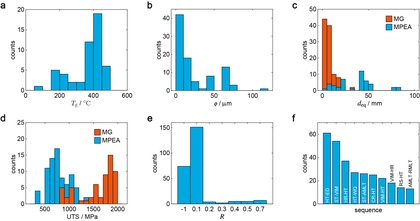
%> input picture FatigueData-CMA2022/figure processing/example/segment.jpg, 420 x 221 px, shrunk from 2196 x 1154 before the run
$ octave figure_segment.m   (GNU Octave 9; MATLAB toolbox functions it lacks are replaced by stand-ins)
%> lines starting %> are read from the running program, lines starting %| are printed output that depends on the picture; in (x1, y1, x2, y2) boxes, pixels count from 0 and x2, y2 are one past the last pixel; in counts of white or black regions, pixels touching at a corner belong together; the program's own positions count from 1
clear;
% %------------------------------------------------------------- % %
% % INPUT                                                        % %
% %------------------------------------------------------------- % %
figpath='.\example\';                % the path of the figure, '.\' is the current path.
figname='segment.jpg';       % the name of the figure.
outpath='.\';                % the output path for storing segmented figures, '.\' is the current path.
thre_bw=0.9;                 % the threshold to tranform grayscale figure to black and white figure.
thre_panel=0.04;             % the threshold of relative size to regard the figure object as a figure panel..
thre_axis=0.7;               % the threshold to detect the axis.
% %------------------------------------------------------------- % %

flag=0;
rgb=imread([figpath,figname]);     % read the rgb figure
%> rgb is the input picture: size 221x420x3 uint8; mean R, G, B 224.4, 235.8, 239.4
tmp=findstr(figname,'.');
name=figname(1:tmp(end)-1);          % strip the file extension
try
    [core_box,extend_box]=process_figure(rgb,thre_bw,thre_panel,thre_axis);
    flag=1;
catch
    disp(['ERROR for ',figname])
end

imshow(rgb)
hold on
if flag
    for i=1:size(extend_box,1)
        plotbox(extend_box(i,:),'b',0.5);
        plotbox(core_box(i,:),'r',1);
        im_extend=rgb(extend_box(i,3):extend_box(i,4),extend_box(i,1):extend_box(i,2),:);
        im_core=rgb(core_box(i,3):core_box(i,4),core_box(i,1):core_box(i,2),:);
        imwrite(im_extend,[outpath,name,'_extend_',num2str(i),'.jpg']);
        imwrite(im_core,[outpath,name,'_core_',num2str(i),'.jpg']);
    end
end

% %------------------------------------------------------------- % %
% % Functions                                                    % %
% %------------------------------------------------------------- % %

function [core_box,extend_box]=process_figure(rgb,thre_bw,thre_panel,thre_axis)
%> called with thre_bw = 0.9, thre_panel = 0.04, thre_axis = 0.7
% % <core_box>: the boxes warping large figure objects determined by thre_panel.
% %             1x4 array, the leftmost, rightmost, uppermost and lowermost pixels
% % <extend_box>: the boxes warping large figure objects and affiliated titles, axis labels and tickslabels.
% %             1x4 array, the leftmost, rightmost, uppermost and lowermost pixels
    if ndims(rgb)==3
        gray=rgb2gray(rgb);                             % turn the rgb to grayscale figure
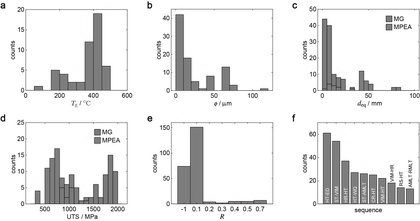
%> gray: size 221x420 uint8; min 0, max 255, mean 232.8
        bw=imbinarize(gray,thre_bw);                    % turn the grayscale to black-white figure
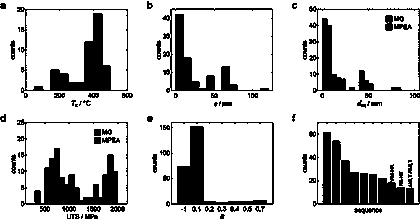
%> bw: size 221x420 logical; 81.2% white; 82 black regions (26 under 20 px), largest, box (x1, y1, x2, y2) and area: (313, 122, 420, 207) 3575, (17, 119, 128, 207) 2734, (17, 7, 128, 98) 2462
    else
        bw=imbinarize(rgb,thre_bw);                     % turn the grayscale to black-white figure
    end
    im_width=size(bw,2);
%> im_width = 420
    im_height=size(bw,1);
%> im_height = 221
    im_pixel=im_width*im_height;                        % num. of pixel of the figure
%> im_pixel = 92820
    bg=sum(bw,'all')/im_pixel;                          % determine the background color
%> bg = 0.812
    extend_box=[];
    core_box=[];
    % % seperate the figure objects
    [n_cls,row,col,center,box,ob_wh]=seperated_object(bw);
    % [7 lines of commented-out code are left out]
    [n_cls,row,col,center,box,ob_wh]=merge_overlap_object(n_cls,row,col,box);
    % [7 lines of commented-out code are left out]
    [major,minor]=major_box(n_cls,ob_wh,im_pixel,thre_panel);
    % [9 lines of commented-out code are left out]
    thre_axis0=thre_axis;
    for boxid=1:numel(major)
        % % get the extended target box
        target_box=box(major(boxid),:);
        large_box=surrounding_box(box,major,boxid,im_width,im_height);
        % [11 lines of commented-out code are left out]
        thre_axis=thre_axis0;
        [xpos,ypos]=detect_axis(1-bw,n_cls,large_box,thre_axis);
        % % if not axis found cutdown the <thre_axis>
        while ~isempty(xpos) || ~isempty(ypos)
            thre_axis=thre_axis*0.9;
            if thre_axis<0.1
                break;
            end
            [xpos,ypos]=detect_axis(1-bw,n_cls,large_box,thre_axis);
        end

        % % DEBUG
        %plot([xpos(2),xpos(3)],[xpos(1),xpos(1)],'r','LineWidth',3)
        %plot([ypos(1),ypos(1)],[ypos(2),ypos(3)],'r','LineWidth',3)

        % % detect x ticklabels
        xtis=detect_xticks(bw,xpos,target_box,large_box,box,ob_wh,minor);
        % [7 lines of commented-out code are left out]
        xlab=detect_xlabel(bw,xpos,target_box,large_box,box,ob_wh,minor,xtis);
        % [7 lines of commented-out code are left out]
        ylab=detect_ylabel(bw,ypos,target_box,large_box,box,ob_wh,minor);
        % [7 lines of commented-out code are left out]
        if ~isempty(ylab)
            leftbound=min(box(ylab,1));
        else
            leftbound=max(0,target_box(1)-(target_box(2)-target_box(1))*0.1);
        end
        if ~isempty(xtis)
            rightbound=max(max(box(xtis,2)),target_box(2));
        else
            rightbound=target_box(2);
        end
        tit=detect_title(bw,target_box,large_box,box,ob_wh,minor,leftbound,rightbound);
        % [5 lines of commented-out code are left out]

        figs=union([major(boxid)],xtis);
        figs=union(figs,xlab);
        figs=union(figs,ylab);
        figs=union(figs,tit);
        currentbox(1)=min(box(figs,1));
        currentbox(2)=max(box(figs,2));
        currentbox(3)=min(box(figs,3));
        currentbox(4)=max(box(figs,4));
        extend_box(boxid,:)=currentbox;
        core_box(boxid,:)=box(major(boxid),:);
        % % DEBUG
        %plotbox(currentbox,'b',0.5);
        %hold off

    end
end

function [n_cls,row,col,center,box,ob_wh]=seperated_object(bw)
    [L,n0]=bwlabel(bw*(0-1)+1,4);
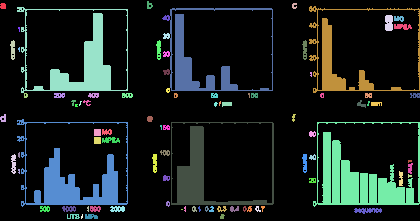
%> L: size 221x420 double; 91 distinct labels, from 0 to 90; one colour per label, 0 black
%> n0 = 90
    maxid=0;
    n_cls=0;
    for i=1:n0
        [r,c]=find(L==i);
        if numel(r)>3
            n_cls=n_cls+1;
            center(n_cls,:)=[mean(c),mean(r)];
            rmax=max(r,[],1);
            rmin=min(r,[],1);
            cmax=max(c,[],1);
            cmin=min(c,[],1);
            row{n_cls}=r;
            col{n_cls}=c;
            box(n_cls,:)=[cmin,cmax,rmin,rmax];
            ob_wh(n_cls,:)=[cmax-cmin+1,rmax-rmin+1];
        end
    end
%> this loop made 90 passes
%> (r, c, rmax, rmin, cmax, cmin) on passes 7, 8, 9, 10, 17: ([28; 29; 28; 29; 30; 31; 32], [19; 19; 20; 20; 20; 20; 20], 32, 28, 20, 19), ([49; 50; 48; 49; 50; 51; 52], [19; 19; 20; 20; 20; 20; 20], 52, 48, 20, 19), ([154; 155; 156; 157; 153; 154; 155; 156; 157; 158], [19; 19; 19; 19; 20; 20; 20; 20; 20; 20], 158, 153, 20, 19), ([170; 171; 173; 170; 171; 172; 173; 174], [19; 19; 19; 20; 20; 20; 20; 20], 174, 170, 20, 19), ([105; 106; 107; 105; 106; 107; 105; 107], [76; 76; 76; 77; 77; 77; 78; 78], 107, 105, 78, 76)
%> (rmax, rmin, cmax, cmin) on passes 1 to 6: (9, 4, 6, 1), (122, 115, 6, 1), (60, 41, 15, 11), (174, 155, 16, 12), (93, 8, 128, 18), (207, 120, 128, 18)
%> after the loop, box = 89 rows, first 8: [1 6 4 9; 1 6 115 122; 11 15 41 60; 12 16 155 174; 18 128 8 93; 18 128 120 207; 19 20 28 32; 19 20 48 52]; center = 89 rows, first 12: [3.66 6.59; 3.97 119; 13.4 50.33; 14.23 164.4; 82.32 62.59; 74.67 181.6; 19.71 29.57; 19.71 49.86; 19.6 155.5; 19.62 171.8; 26.38 96.06; 45.46 209.5]; cmax = 420; cmin = 411; col = 89 items; n_cls = 89; ob_wh = 89 rows, first 12: [6 6; 6 8; 5 20; 5 20; 111 86; 111 88; 2 5; 2 5; 2 6; 2 5; 4 5; 10 6]; rmax = 98; rmin = 94; row = 89 items
%> in process_figure, `[n_cls,row,col,center,box,ob_wh]=seperated_object(bw);`: n_cls = 89; row = 89 items
end

function [n_cls,row,col,center,box,ob_wh]=merge_overlap_object(n_cls0,row0,col0,box0);
%> called with n_cls0 = 89
    row={};
    col={};
    center=[];
    box=[];
    ob_wh=[];
    g=zeros(n_cls0);   % graph to record which components is connected
%> g: size 89x89 double; every value is 0
    for i=1:n_cls0
        for j=i+1:n_cls0
            if detect_overlap(box0(i,:),box0(j,:))
                g(i,j)=1;
                g(j,i)=1;
            end
        end
    end
%> this loop made 89 passes
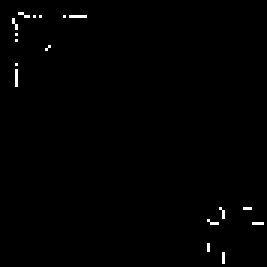
%> g: size 89x89 double (shown 3 times larger); values 0 (black) and 1 (white), 0.63% white in thin lines or dots, all inside (x1, y1, x2, y2) = (4, 4, 88, 88)
    G=graph(g);
    [bins,binsize]=conncomp(G);
    n_cls=max(bins);
    for i=1:n_cls
        id=find(bins==i);
        [row{i},col{i},center(i,:),box(i,:),ob_wh(i,:)]=merge_object_data(row0,col0,id);
    end
end

% [654 lines left out: functions detect_overlap, merge_object_data, major_box, surrounding_box, neighbox_location, detect_axis and 9 more, not called in this run]

$ run again, with FatigueData-CMA2022/figure processing/example/fatigue1.jpg copied over FatigueData-CMA2022/figure processing/example/segment.jpg
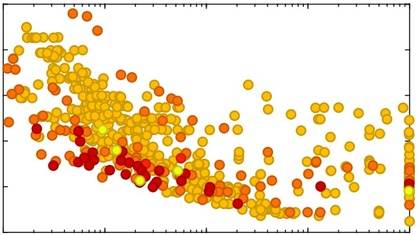
%> input picture FatigueData-CMA2022/figure processing/example/fatigue1.jpg, 420 x 235 px, shrunk from 652 x 365 before the run
%> rgb is the input picture: size 235x420x3 uint8; mean R, G, B 242.1, 223.2, 192
%> in process_figure, `bw=imbinarize(gray,thre_bw);`:
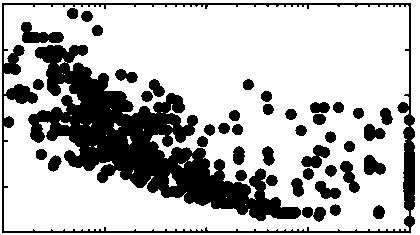
%> bw: size 235x420 logical; 72.3% white; 44 black regions, largest, box (x1, y1, x2, y2) and area: (28, 45, 301, 221) 16174, (2, 3, 415, 233) 4735, (21, 22, 64, 43) 513
%> bg = 0.723
%> L: size 235x420 double; 46 distinct labels, from 0 to 45
%> n0 = 45
%> the loop in seperated_object, `for i=1:n0` made 45 passes
%> (rmax, rmin, cmax, cmin) on passes 1 to 8: (233, 4, 415, 3), (43, 23, 64, 22), (221, 46, 301, 29), (90, 80, 44, 34), (160, 150, 47, 37), (172, 156, 62, 49), (19, 9, 78, 68), (22, 12, 93, 82)
%> after the loop in seperated_object, `for i=1:n0`: box = 45 rows, first 8: [3 415 4 233; 22 64 23 43; 29 301 46 221; 34 44 80 90; 37 47 150 160; 49 62 156 172; 68 78 9 19; 82 93 12 22]; center = 45 rows, first 12: [213.4 120.7; 39.95 36.07; 140.8 142.1; 38.84 85.14; 41.82 155; 55.03 164; 73.21 14.05; 87.5 16.9; 97.97 31.13; 126.9 76.56; 147.6 96.89; 157.2 88.68]; col = 45 items; ob_wh = 45 rows, first 12: [413 230; 43 21; 273 176; 11 11; 11 11; 14 17; 11 11; 12 11; 11 11; 23 14; 12 11; 16 18]; row = 45 items
%> in process_figure, `[n_cls,row,col,center,box,ob_wh]=seperated_object(bw);`: n_cls = 45; row = 45 items
%> the loop in merge_overlap_object, `for i=1:n_cls0` made 45 passes
%> after the loop in merge_overlap_object, `for i=1:n_cls0`:
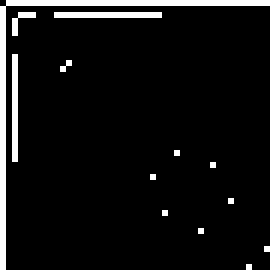
%> g: size 45x45 double (shown 6 times larger); values 0 (black) and 1 (white), 6.9% white in thin lines or dots

$ run again, with FatigueData-CMA2022/figure processing/example/fatigue2.jpg copied over FatigueData-CMA2022/figure processing/example/segment.jpg
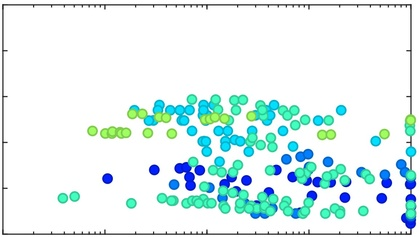
%> input picture FatigueData-CMA2022/figure processing/example/fatigue2.jpg, 420 x 237 px, shrunk from 1155 x 651 before the run
%> rgb is the input picture: size 237x420x3 uint8; mean R, G, B 222.8, 241.2, 240.6
%> bw: size 237x420 logical; 82.7% white; 41 black regions, largest, box (x1, y1, x2, y2) and area: (2, 4, 417, 235) 3817, (181, 156, 279, 219) 2419, (197, 94, 266, 157) 1931
%> bg = 0.827
%> in seperated_object, `[L,n0]=bwlabel(bw*(0-1)+1,4);`:
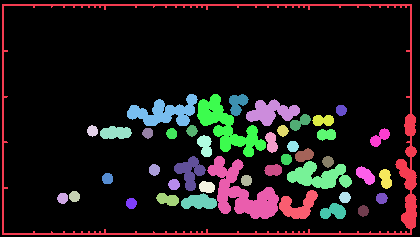
%> L: size 237x420 double; 44 distinct labels, from 0 to 43; one colour per label, 0 black
%> n0 = 43
%> the loop in seperated_object, `for i=1:n0` made 43 passes
%> (rmax, rmin, cmax, cmin) on passes 1 to 8: (235, 5, 417, 3), (204, 194, 68, 58), (202, 192, 80, 70), (137, 126, 98, 88), (139, 127, 132, 101), (184, 174, 113, 103), (209, 199, 137, 127), (126, 95, 198, 128)
%> after the loop in seperated_object, `for i=1:n0`: box = 43 rows, first 8: [3 417 5 235; 58 68 194 204; 70 80 192 202; 88 98 126 137; 101 132 127 139; 103 113 174 184; 127 137 199 209; 128 198 95 126]; center = 43 rows, first 12: [257 133.6; 63.25 198.8; 75.04 197; 93.04 131.5; 116.3 133.4; 108.1 179.2; 131.9 203.9; 165.3 113.1; 148.3 133.6; 154.9 170.4; 168.3 200; 172.2 134.2]; col = 43 items; ob_wh = 43 rows, first 12: [415 231; 11 11; 11 11; 11 12; 32 13; 11 11; 11 11; 71 32; 11 11; 11 12; 23 13; 11 11]; row = 43 items
%> in process_figure, `[n_cls,row,col,center,box,ob_wh]=seperated_object(bw);`: n_cls = 43; row = 43 items
%> the loop in merge_overlap_object, `for i=1:n_cls0` made 43 passes
%> after the loop in merge_overlap_object, `for i=1:n_cls0`:
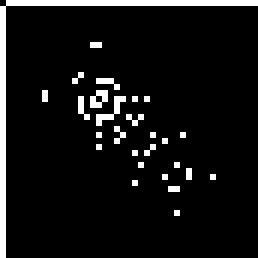
%> g: size 43x43 double (shown 6 times larger); values 0 (black) and 1 (white), 7.5% white in thin lines or dots

$ run again, with FatigueData-CMA2022/figure processing/example/nonfatigue1.jpg copied over FatigueData-CMA2022/figure processing/example/segment.jpg
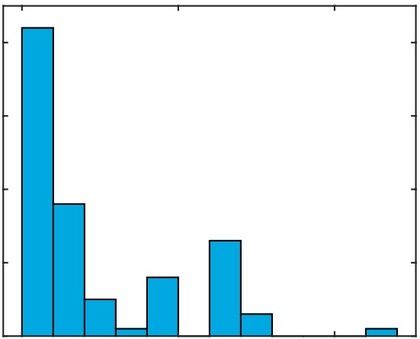
%> input picture FatigueData-CMA2022/figure processing/example/nonfatigue1.jpg, 420 x 339 px, shrunk from 551 x 445 before the run
%> rgb is the input picture: size 339x420x3 uint8; mean R, G, B 212.8, 235.1, 242.8
%> in process_figure, `gray=rgb2gray(rgb);`:
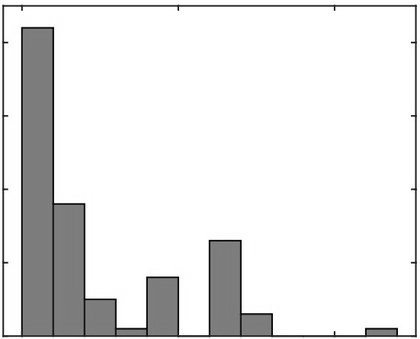
%> gray: size 339x420 uint8; min 0, max 255, mean 229.3
%> in process_figure, `bw=imbinarize(gray,thre_bw);`:
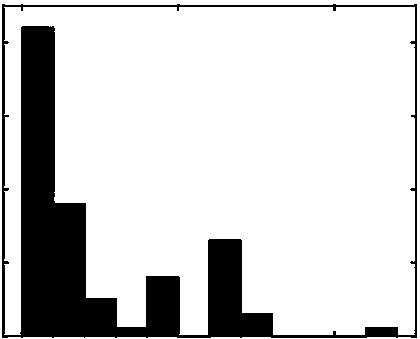
%> bw: size 339x420 logical; 81.9% white; 1 black region, box (x1, y1, x2, y2) and area: (2, 4, 417, 338) 25769
%> bg = 0.819
%> n0 = 1
%> the loop in seperated_object, `for i=1:n0` made 1 pass
%> (n_cls, rmax, rmin, cmax, cmin) on pass 1: (1, 338, 5, 417, 3)
%> after the loop in seperated_object, `for i=1:n0`: box = [3 417 5 338]; center = [111.9 230.5]; col = 1 item; ob_wh = [415 334]; row = 1 item
%> in process_figure, `[n_cls,row,col,center,box,ob_wh]=seperated_object(bw);`: n_cls = 1; row = 1 item; center = [111.9 230.5]; box = [3 417 5 338]; ob_wh = [415 334]
%> the loop in merge_overlap_object, `for i=1:n_cls0` made 1 pass
